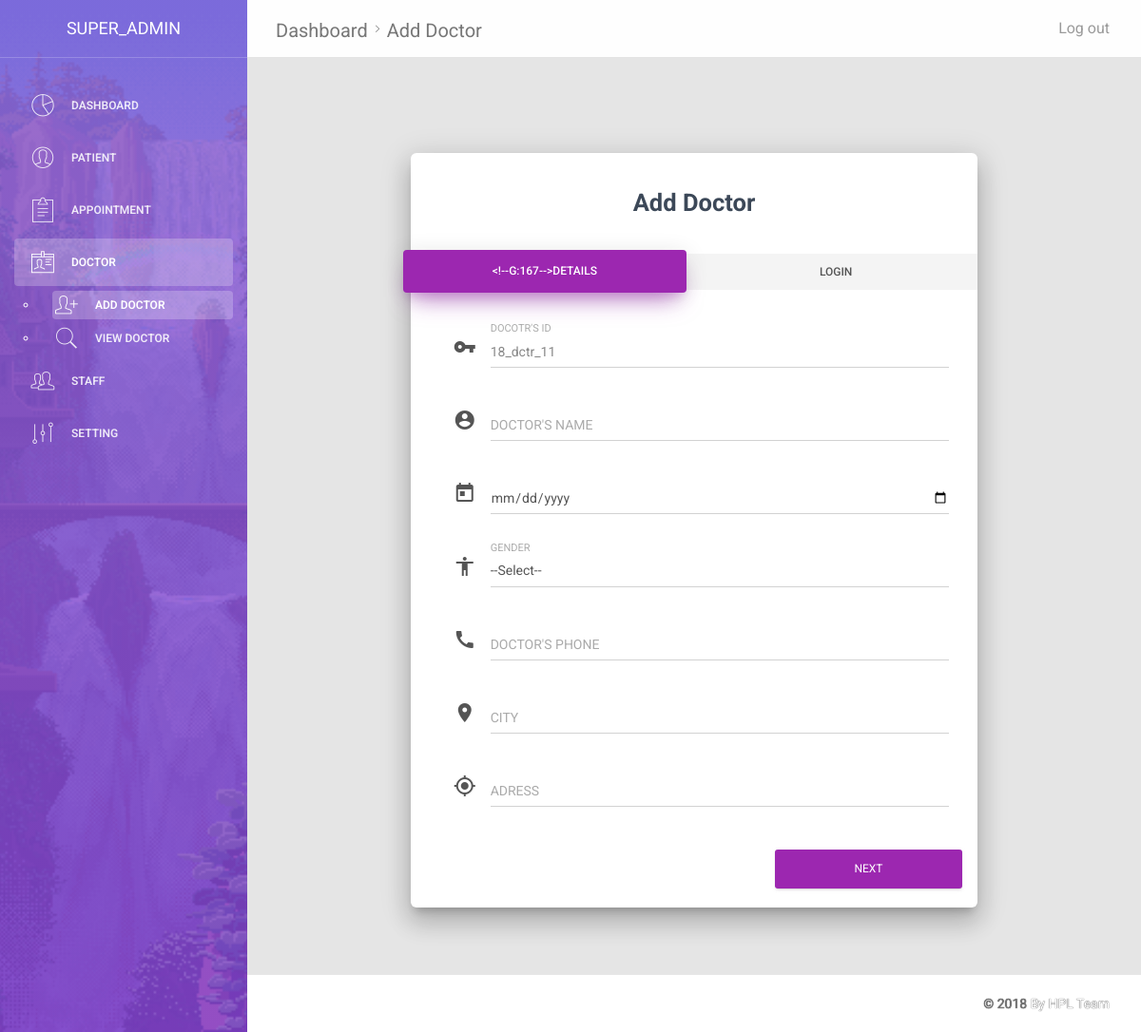
The page /add_doctor.php (signed in) on the database as committed earlier.
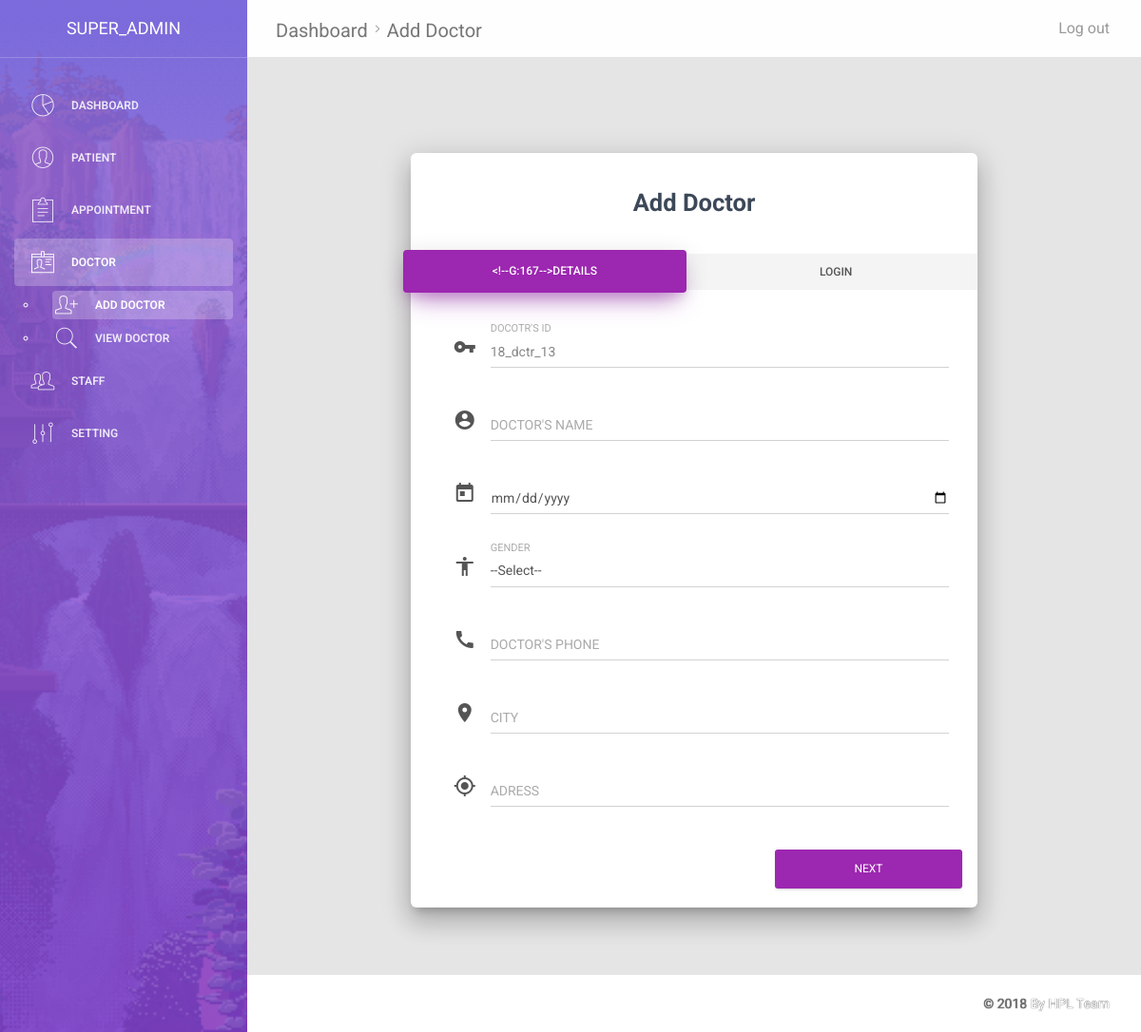
The same page on the database as committed later.
### tables this page shows
CREATE TABLE `doctor` (
  `doctor_id` varchar(15) NOT NULL,
  `doctor_name` varchar(30) NOT NULL,
  `doctor_dob` date NOT NULL,
  `doctor_gender` varchar(10) NOT NULL,
  `doctor_phone` varchar(15) NOT NULL,
  `doctor_city` varchar(20) NOT NULL,
  `doctor_address` varchar(100) NOT NULL,
  `doctor_designation` varchar(30) NOT NULL,
  `doctor_email` varchar(50) NOT NULL,
  `doctor_password` varchar(50) NOT NULL,
  `doj` timestamp(6) NOT NULL DEFAULT CURRENT_TIMESTAMP(6),
  `slot_id` varchar(10) NOT NULL,
  `doctor_exist` tinyint(1) NOT NULL
);

### assets/modules/global_module.php (called while the page is built, shortened)
<?php
function key_engine($for)
{
	include("assets/modules/db_config.php");
	if($for == "patient")
	{
		$key = $for."_id";
		$sql_test = "select $key from $for order by cast(substring($key,9) as int ) desc limit 1";
		$result_test = mysqli_query($conn,$sql_test);
		if( mysqli_num_rows($result_test) != 0 )
		{
			$row=mysqli_fetch_row($result_test);
			$data = explode("_",$row[0]);
			$year = $data[0];
			$initial = $data[1];
			$number = $data[2];
			$year_new = date("y");
			$number_new = $number+1;
			$key = $year_new."_".$initial."_".$number_new;
			return $key;
		}
		else
		{
           $year_new = date("y");
            $initial = $for;
            $number_new = 0;
			$initial = "ptnt";
            $key = $year_new."_".$initial."_".$number_new;
            return $key;
		}
	}
	elseif($for == "doctor")
	{
		$key = $for."_id";
		$sql_test = "select $key from $for order by cast(substring($key,9) as int ) desc limit 1";
		$result_test = mysqli_query($conn,$sql_test);
		if(mysqli_num_rows($result_test) != 0 )
		{
			$row=mysqli_fetch_row($result_test);
			$data = explode("_",$row[0]);
			$initial = $data[1];
			$number = $data[2];
			$year_new = date("y");
			$number_new = $number+1;
			$key = $year_new."_".$initial."_".$number_new;
			return $key;
		}
    }
    else
    {
        return "Invalid Arguments";
    }
}
?>

### add_doctor.php (the view, shortened to what the changed rows need)
<?php
include("assets/modules/global_module.php");
?>
<!doctype html>
<html lang="en">
<head>
    <link href="assets/css/bootstrap.min.css" rel="stylesheet" />
    <link href="assets/css/animate.min.css" rel="stylesheet"/>
    <link href="assets/css/light-bootstrap-dashboard.css?v=1.4.0" rel="stylesheet"/>
    <link href="http://maxcdn.bootstrapcdn.com/font-awesome/4.2.0/css/font-awesome.min.css" rel="stylesheet">
    <link href="assets/css/pe-icon-7-stroke.css" rel="stylesheet" />
    <link href="assets/css/material-bootstrap-wizard.css" rel="stylesheet" />
</head>
<body>
<div class="wrapper">
    <div class="main-panel">
        <div class="container-fluid">
            <div class="row">
                <div class="col-sm-8 col-sm-offset-2">
                    <div class="wizard-container">
                        <div class="card wizard-card" data-color="purple" id="wizardProfile">
                            <form name="add_patient" method="POST">
                                <div class="tab-content">
                                    <div class="tab-pane" id="about">
                                        <div class="container-fluid">
                                            <div class="input-group">
                                                <div class="form-group label-floating">
                                                    <label class="control-label">Docotr's Id</label>
                                                    <input type="text" name="doctor_id" value="<?php echo key_engine("doctor"); ?>" class="form-control" readonly>
                                                </div>
                                            </div>
                                        </div>
                                    </div>
                                </div>
                            </form>
                        </div>
                    </div>
                </div>
            </div>
        </div>
    </div>
</div>
</body>
</html>

Rows that differ between the two databases and show on the page:
no longer on this page (row edited): doctor: doctor_id "18_dctr_11"
added doctor: doctor_id "18_dctr_13"
